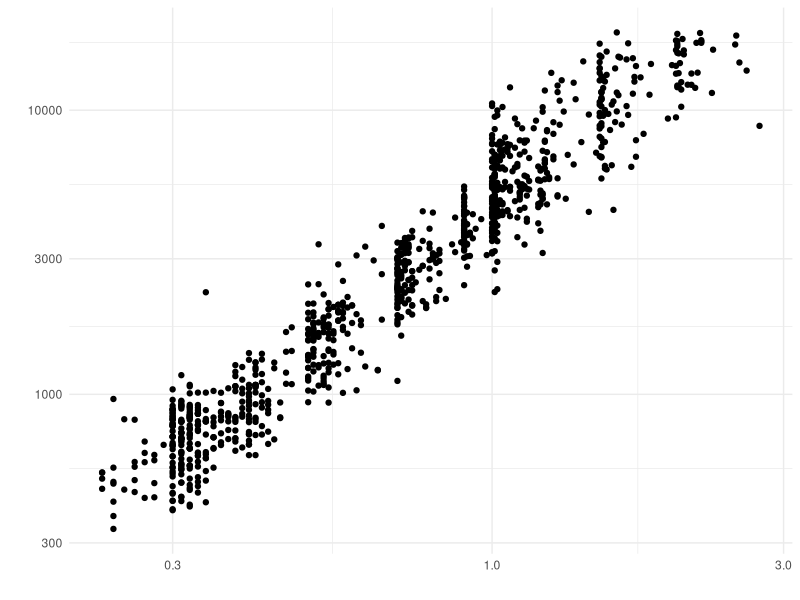
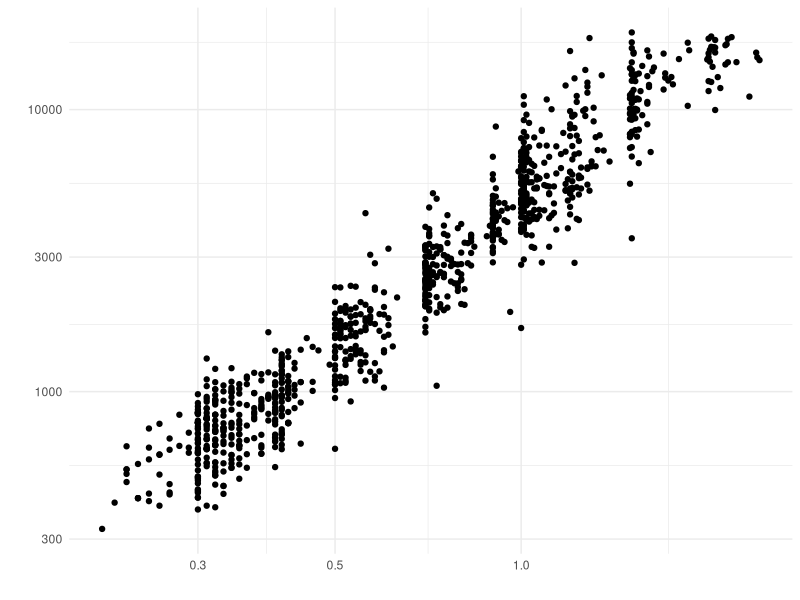

Here is the R script that generated these plots, in order:
## ---- chunk 1
library(tidyverse)
## ---- chunk 2
## NOTE: No need to edit; just run and inspect
diamonds %>%
  slice_sample(n = 1000) %>%

  ggplot(aes(carat, price)) +
  geom_point() +

  scale_x_log10() +
  scale_y_log10() +
  theme_minimal() +
  labs(x = "", y = "")
## ---- chunk 3
## NOTE: No need to edit; just run and inspect
diamonds %>%
  slice_sample(n = 1000) %>%

  ggplot(aes(carat, price)) +
  geom_point() +

  scale_x_log10() +
  scale_y_log10() +
  theme_minimal() +
  labs(x = "", y = "")
